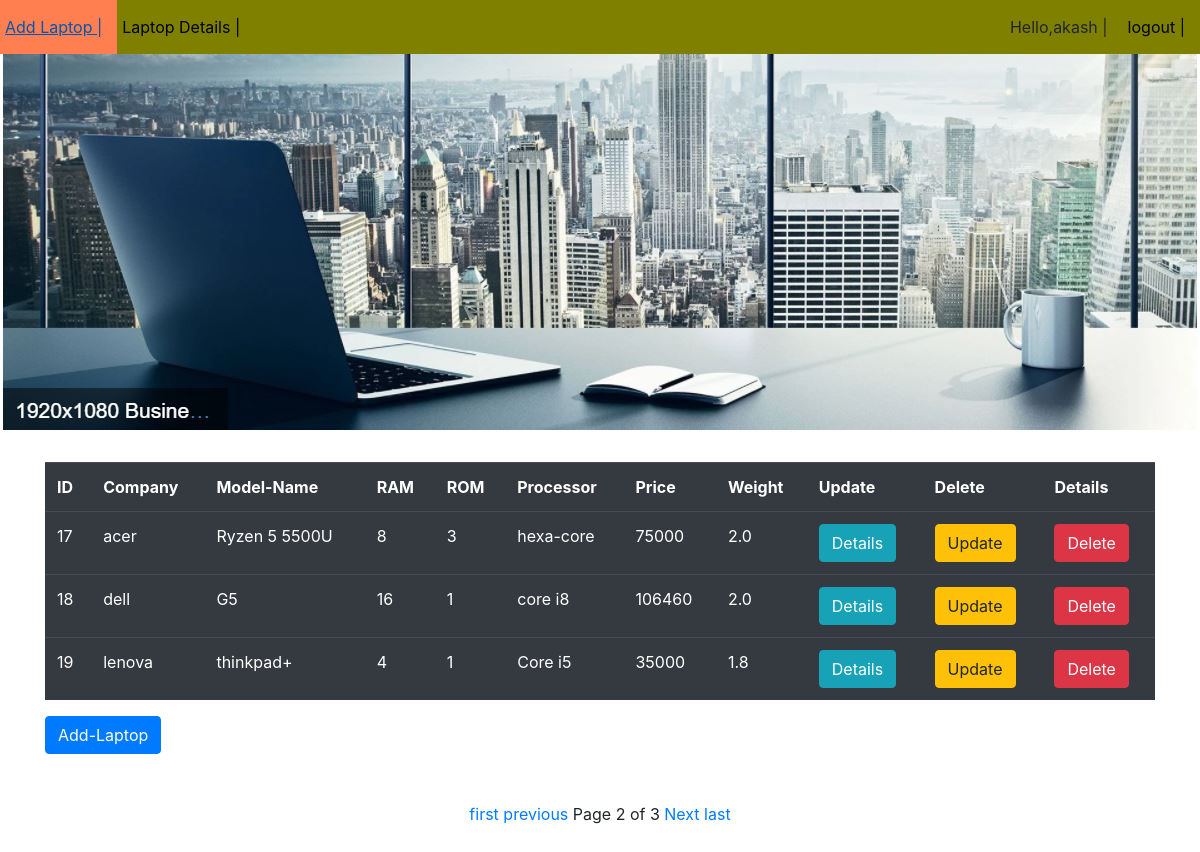
The page /fa/showlaptop/?page=2 (signed in) on the database its author committed.
### FirstApp/models.py (models this page shows, shortened)
class Laptop(models.Model):
    company = models.CharField(max_length=50)
    model_name = models.CharField(max_length=50)
    ram = models.IntegerField()
    rom = models.IntegerField()
    processor = models.CharField(max_length=30)
    price = models.IntegerField()
    weigth = models.FloatField()
    picture = models.ImageField(upload_to='images',default='')
    document = models.FileField(upload_to='files',default='')

### FirstApp/views.py (the view)
# urls.py: path('showlaptop/',views.showLaptopView,name='show'),
def showLaptopView(request):
    lap_object = Laptop.objects.all()
    paginator = Paginator(lap_object,3)
    page_number = request.GET.get('page')
    page_obj = paginator.get_page(page_number)
    template_name = 'FirstApp/showlaptop.html'
    context = {'page_obj':page_obj}
    return render(request, template_name, context)

### templates/FirstApp/showlaptop.html (shortened to what this page needs)
{% extends 'layout.html' %}
{% block content %}
<div class="container">
    <table class="table table-dark">
        <tr>
            <th>ID</th>
            <th>Company</th>
            <th>Model-Name</th>
            <th>RAM</th>
            <th>ROM</th>
            <th>Processor</th>
            <th>Price</th>
            <th>Weight</th>
            <th>Update</th>
            <th>Delete</th>
            <th>Details</th>
        </tr>
        {% for lap in page_obj %}
            <tr>
                <td>{{lap.id}}</td>
                <td>{{lap.company}}</td>
                <td>{{lap.model_name}}</td>
                <td>{{lap.ram}}</td>
                <td>{{lap.rom}}</td>
                <td>{{lap.processor}}</td>
                <td>{{lap.price}}</td>
                <td>{{lap.weigth}}</td>
                <td><a href="{% url 'details' lap.id %}"><button class="btn btn-info">Details</button></a></td>
                <td><a href="{% url 'update' lap.id %}"><button class="btn btn-warning">Update</button></a></td>
                <td><a href="{% url 'delete' lap.id %}"><button class="btn btn-danger">Delete</button></a></td>
            </tr>
        {% endfor %}
    </table>
    <a href="{% url 'add' %}"><button class="btn btn-primary">Add-Laptop</button></a>
</div>
<br><br>
<div class="pagination">
    <span class="step-links" style="margin:auto">
        {% if page_obj.has_previous %}
            <a href="?page=1">first</a>
            <a href="?page={{page_obj.previous_page_number}}">previous</a>
        {% endif %}
            <span class="current">Page {{page_obj.number}} of {{page_obj.paginator.num_pages}}</span>
        {% if page_obj.has_next %}
            <a href="?page={{page_obj.next_page_number}}">Next</a>
            <a href="?page={{page_obj.paginator.num_pages}}">last</a>
        {% endif %}
    </span>
</div>
<br><br>
{% endblock %}

### templates/layout.html (shortened to what this page needs)
<!DOCTYPE html>
{% load static %}
<html lang="en">
<head>
    <link rel="stylesheet" href="https://cdn.jsdelivr.net/npm/bootstrap@4.6.1/dist/css/bootstrap.min.css">
    <link rel="stylesheet" href="{% static 'FirstApp/style.css' %}">
</head>
<body>
<div class="third">
    <ul class="mynavbar">
        <li><a  href="{% url 'add' %}">Add Laptop |</a></li>
        <li><a href="{% url 'show' %}">Laptop Details |</a></li>
        <span class="authlinks">
            {% if user.is_authenticated %}
                <li><a> Hello,{{user.username}} |</a></li>
                <li><a href="{% url 'logout' %}"> logout |</a></li>
            {% else %}
                <li><a href="{% url 'login' %}"> login |</a></li>
                <li><a href="{% url 'register' %}"> Register |</a></li>
            {% endif %}
        </span>
    </ul>
    <br><br><br><br><br><br><br><br><br><br><br><br><br><br><br><br><br>
    {% block content %}{% endblock %}
</div>
</body>
</html>

### static/FirstApp/style.css (style rules this page uses)
.mynavbar { background-color : olive; list-style-type : none; overflow : hidden; margin : 0; padding :0; }
li { float : left; }
li a { padding:15px 15px 15px 5px; color : black; display : block; }
.authlinks { float:right; }
body { background-image: url("Capture_1.JPG"); background-repeat: no-repeat; }

### rows shown on the page
Laptop: id "17", company "acer", model_name "Ryzen 5 5500U", ram "8", rom "3", processor "hexa-core", price "75000", weigth "2.0"
Laptop: id "18", company "dell", model_name "G5", ram "16", rom "1", processor "core i8", price "106460", weigth "2.0"
Laptop: id "19", company "lenova", model_name "thinkpad+", ram "4", rom "1", processor "Core i5", price "35000", weigth "1.8"

### other values the page prints
{{ user.username }} "akash"
{{ page_obj.number }} "2"
{{ page_obj.paginator.num_pages }} "3"
